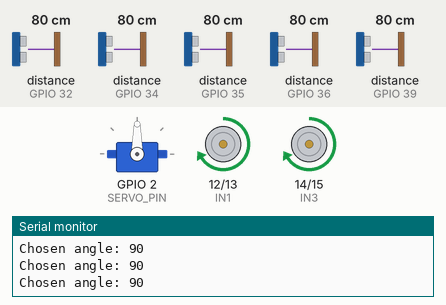
Simulated run of this sketch. Board: ESP32. On the bench: servo, motor-driver pin pairs drawn as motors (green arrow = first pin HIGH = forward, orange = second pin HIGH = backward, longer = more drive, scaled by the enable pin), the last lines printed to the serial monitor. Wiring (inferred from the names in the program): 5 × ultrasonic range finder: trigger GPIO 4, echo GPIO 32 / trigger GPIO 5, echo GPIO 36 / trigger GPIO 18, echo GPIO 39 / trigger GPIO 19, echo GPIO 34 / trigger GPIO 23, echo GPIO 35. The test bench sets the inputs (shaded band); at power-on: distance to the obstacle (sensors on GPIO 34, GPIO 35, GPIO 32, GPIO 36, GPIO 39) 80 cm. The echo pulse lasts 58.3 µs per cm.

Above: at 1.4 s.
1.5 s: distance to the obstacle (sensor on GPIO 34) set to 23 cm
3.0 s: distance to the obstacle (sensor on GPIO 34) set to 18 cm
At 3.7 s:
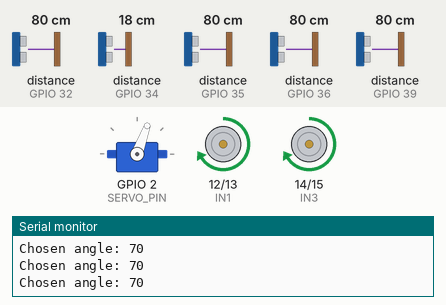
4.6 s: distance to the obstacle (sensor on GPIO 35) set to 22 cm
6.1 s: distance to the obstacle (sensor on GPIO 35) set to 19 cm
At 7.1 s:
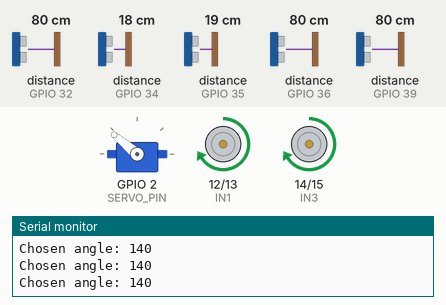
7.6 s: distance to the obstacle (sensor on GPIO 32) set to 23 cm
At 8.7 s:
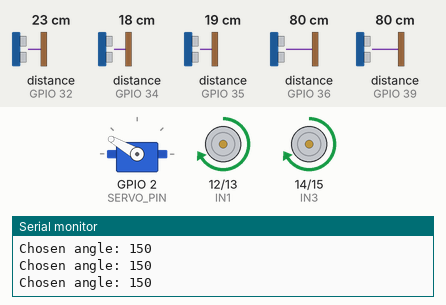
9.1 s: distance to the obstacle (sensor on GPIO 32) set to 19 cm
At 9.9 s:
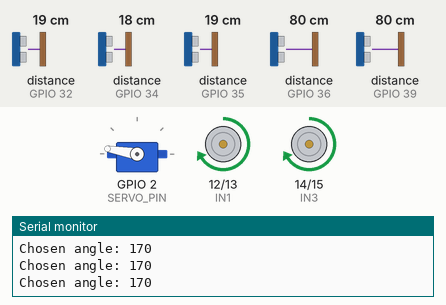
Timing chart, 0 to 11.6 s (numbered marks = the images above; inputs shaded):
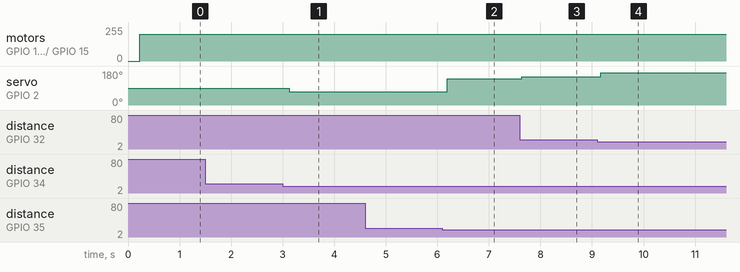

Measured:
- the behaviour switches between 21 and 20 cm on distance to the obstacle (sensor on GPIO 34) (found by bisection; images 0 and 1)
- the behaviour switches between 21 and 20 cm on distance to the obstacle (sensor on GPIO 35) (found by bisection; images 1 and 2)
- the behaviour switches between 21 and 20 cm on distance to the obstacle (sensor on GPIO 32) (found by bisection; images 3 and 4)
- after the input at 3.0 s, servo on GPIO 2 (SERVO_PIN): 90° → 70° after 0.13 s
- after the input at 6.1 s, servo on GPIO 2 (SERVO_PIN): 70° → 140° after 0.09 s
- after the input at 7.6 s, servo on GPIO 2 (SERVO_PIN): 140° → 150° at once
- after the input at 9.1 s, servo on GPIO 2 (SERVO_PIN): 150° → 170° after 0.07 s

The sketch:

servo_ultra.ino
```cpp
#include <ESP32Servo.h>

// --- Motor driver pins ---
#define EN1 26
#define EN2 27
#define IN1 12
#define IN2 13
#define IN3 14
#define IN4 15
#define SERVO_PIN 2   // ✅ servo steering pin

// --- Ultrasonic sensor pins ---
#define TRIG1 5
#define ECHO1 36
#define TRIG2 18
#define ECHO2 39
#define TRIG3 19
#define ECHO3 34
#define TRIG4 23
#define ECHO4 35
#define TRIG5 4
#define ECHO5 32

Servo myservo;

// PWM settings for ESP32
const int PWM_CHANNEL_EN1 = 0;
const int PWM_CHANNEL_EN2 = 1;
const int PWM_FREQ = 5000;       // Hz
const int PWM_RESOLUTION = 8;    // bits (0–255)

// --- VFH+ parameters ---
const int HIST_SECTORS = 37;           // ~5° resolution
const float SECTOR_ANGLE = 180.0 / (HIST_SECTORS - 1);
const float SENSOR_ANGLES[5] = {75.0, 90.0, 105.0, 45.0, 135.0};
// sensors order: FL, FC, FR, SL, SR
const int ULTRAS_TRIG[5] = {TRIG1, TRIG2, TRIG3, TRIG4, TRIG5};
const int ULTRAS_ECHO[5] = {ECHO1, ECHO2, ECHO3, ECHO4, ECHO5};

const float MAX_SENSOR_RANGE_CM = 250.0;
const float OBSTACLE_THRESHOLD_CM = 40.0;
const float SECTOR_INFLUENCE_WIDTH_DEG = 20.0;
const int CLEARANCE_REQUIRED_SECTORS = 3;

const int TARGET_DIR = 90;  // straight ahead
int prevChosenAngle = 90;

// --- Speed control ---
const int MAX_SPEED = 220;
const int CRUISE_SPEED = 200;
const int SLOW_SPEED = 120;
const int REVERSE_SPEED = 170;

// --- Timing ---
unsigned long lastUltrasonicMillis = 0;
const unsigned long ULTRASONIC_PERIOD_MS = 120;

// Function prototypes
void stopMotors();
void driveForward(int speed, int steeringAngle);
void driveBackward(int speed, int steeringAngle);
float readUltrasonicCM(int trigPin, int echoPin);
void computeVFHAndSteer(const float distances[5]);
void markHistogramFromSensors(const float distances[5], float histogram[]);
void smoothHistogram(float hist[], int sectors);
int pickBestCandidate(const float histogram[], int sectors);

void setup() {
  Serial.begin(115200);

  // --- Motor setup ---
  pinMode(IN1, OUTPUT);
  pinMode(IN2, OUTPUT);
  pinMode(IN3, OUTPUT);
  pinMode(IN4, OUTPUT);

  ledcSetup(PWM_CHANNEL_EN1, PWM_FREQ, PWM_RESOLUTION);
  ledcSetup(PWM_CHANNEL_EN2, PWM_FREQ, PWM_RESOLUTION);
  ledcAttachPin(EN1, PWM_CHANNEL_EN1);
  ledcAttachPin(EN2, PWM_CHANNEL_EN2);

  // --- Servo setup ---
  myservo.attach(SERVO_PIN);

  // --- Ultrasonic setup ---
  for (int i = 0; i < 5; ++i) {
    pinMode(ULTRAS_TRIG[i], OUTPUT);
    pinMode(ULTRAS_ECHO[i], INPUT);
    digitalWrite(ULTRAS_TRIG[i], LOW);
  }

  stopMotors();
  myservo.write(90); // center steering
  prevChosenAngle = 90;

  delay(200);
  Serial.println("VFH+ obstacle avoidance started (all pins set).");
}

void loop() {
  static float distances[5] = {
    MAX_SENSOR_RANGE_CM,
    MAX_SENSOR_RANGE_CM,
    MAX_SENSOR_RANGE_CM,
    MAX_SENSOR_RANGE_CM,
    MAX_SENSOR_RANGE_CM
  };

  if (millis() - lastUltrasonicMillis >= ULTRASONIC_PERIOD_MS) {
    lastUltrasonicMillis = millis();
    for (int i = 0; i < 5; ++i) {
      distances[i] = readUltrasonicCM(ULTRAS_TRIG[i], ULTRAS_ECHO[i]);
      if (distances[i] <= 0) distances[i] = MAX_SENSOR_RANGE_CM;
    }
    Serial.print("Distances (cm): ");
    for (int i = 0; i < 5; ++i) {
      Serial.print(distances[i], 1);
      if (i < 4) Serial.print(", ");
    }
    Serial.println();
  }

  computeVFHAndSteer(distances);
  delay(10);
}

// --- Motor control functions ---
void stopMotors() {
  digitalWrite(IN1, LOW);
  digitalWrite(IN2, LOW);
  digitalWrite(IN3, LOW);
  digitalWrite(IN4, LOW);
  ledcWrite(PWM_CHANNEL_EN1, 0);
  ledcWrite(PWM_CHANNEL_EN2, 0);
}

void driveForward(int speed, int steeringAngle) {
  digitalWrite(IN1, HIGH);
  digitalWrite(IN2, LOW);
  digitalWrite(IN3, HIGH);
  digitalWrite(IN4, LOW);
  ledcWrite(PWM_CHANNEL_EN1, constrain(speed, 0, 255));
  ledcWrite(PWM_CHANNEL_EN2, constrain(speed, 0, 255));
  myservo.write(constrain(steeringAngle, 0, 180));
  prevChosenAngle = constrain(steeringAngle, 0, 180);
}

void driveBackward(int speed, int steeringAngle) {
  digitalWrite(IN1, LOW);
  digitalWrite(IN2, HIGH);
  digitalWrite(IN3, LOW);
  digitalWrite(IN4, HIGH);
  ledcWrite(PWM_CHANNEL_EN1, constrain(speed, 0, 255));
  ledcWrite(PWM_CHANNEL_EN2, constrain(speed, 0, 255));
  myservo.write(constrain(steeringAngle, 0, 180));
  prevChosenAngle = constrain(steeringAngle, 0, 180);
}

// --- Ultrasonic function ---
float readUltrasonicCM(int trigPin, int echoPin) {
  digitalWrite(trigPin, LOW);
  delayMicroseconds(2);
  digitalWrite(trigPin, HIGH);
  delayMicroseconds(10);
  digitalWrite(trigPin, LOW);

  unsigned long duration = pulseIn(echoPin, HIGH, 30000UL);
  if (duration == 0) return MAX_SENSOR_RANGE_CM;
  float dist_cm = duration * 0.01715;
  if (dist_cm > MAX_SENSOR_RANGE_CM) dist_cm = MAX_SENSOR_RANGE_CM;
  return dist_cm;
}

// --- VFH+ Implementation ---
void computeVFHAndSteer(const float distances[5]) {
  float histogram[HIST_SECTORS];
  for (int i = 0; i < HIST_SECTORS; i++) histogram[i] = 0.0;

  markHistogramFromSensors(distances, histogram);
  smoothHistogram(histogram, HIST_SECTORS);

  int chosenAngle = pickBestCandidate(histogram, HIST_SECTORS);

  if (chosenAngle < 0) {
    Serial.println("No path, reversing...");
    driveBackward(REVERSE_SPEED, prevChosenAngle);
  } else {
    Serial.print("Chosen angle: ");
    Serial.println(chosenAngle);
    driveForward(CRUISE_SPEED, chosenAngle);
  }
}

void markHistogramFromSensors(const float distances[5], float histogram[]) {
  for (int s = 0; s < 5; s++) {
    float d = distances[s];
    float angle = SENSOR_ANGLES[s];

    if (d < OBSTACLE_THRESHOLD_CM) {
      float weight = (OBSTACLE_THRESHOLD_CM - d) / OBSTACLE_THRESHOLD_CM;
      for (int i = 0; i < HIST_SECTORS; i++) {
        float sectorAngle = i * SECTOR_ANGLE;
        if (fabs(sectorAngle - angle) <= SECTOR_INFLUENCE_WIDTH_DEG) {
          histogram[i] += weight;
        }
      }
    }
  }
}

void smoothHistogram(float hist[], int sectors) {
  float temp[HIST_SECTORS];
  for (int i = 0; i < sectors; i++) temp[i] = hist[i];

  for (int i = 1; i < sectors - 1; i++) {
    hist[i] = (temp[i - 1] + temp[i] + temp[i + 1]) / 3.0;
  }
}

int pickBestCandidate(const float histogram[], int sectors) {
  int bestIndex = -1;
  float bestScore = 1e9;

  for (int i = 0; i < sectors; i++) {
    if (histogram[i] < 0.5) {
      bool clear = true;
      for (int j = -CLEARANCE_REQUIRED_SECTORS; j <= CLEARANCE_REQUIRED_SECTORS; j++) {
        int idx = i + j;
        if (idx < 0 || idx >= sectors) continue;
        if (histogram[idx] >= 0.5) {
          clear = false;
          break;
        }
      }
      if (clear) {
        float sectorAngle = i * SECTOR_ANGLE;
        float score = fabs(sectorAngle - TARGET_DIR) + 0.5 * fabs(sectorAngle - prevChosenAngle);
        if (score < bestScore) {
          bestScore = score;
          bestIndex = i;
        }
      }
    }
  }

  if (bestIndex < 0) return -1;
  return bestIndex * SECTOR_ANGLE;
}
```
